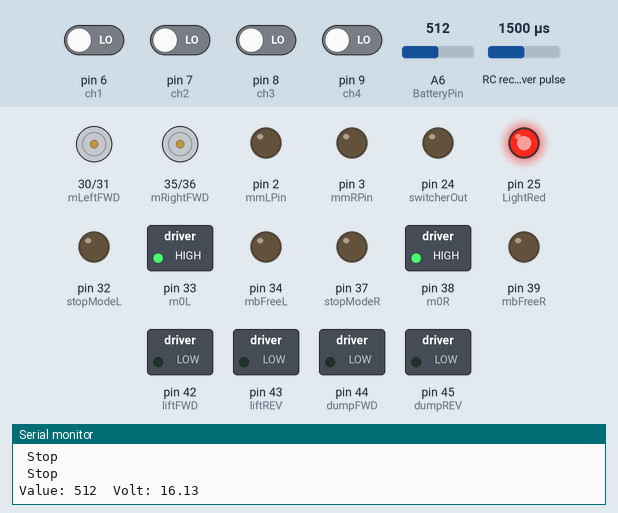
This sketch was run on a simulated Arduino Mega 2560, built with avr-gcc and run on an emulated ATmega2560. Parts: motor-driver pin pairs drawn as motors (green arrow = first pin HIGH = forward, orange = second pin HIGH = backward, longer = more drive), switched loads named in the sketch (green lamp = pin HIGH), output pins drawn as LEDs (lit = HIGH), the last lines printed to the serial monitor. Wiring (inferred from the names in the program): RC receiver channel: data pin 10. Dashed ring = blinking. The inputs (shaded band) are chosen by the test bench; at power-on: pin 6 (ch1), pin 7 (ch2), pin 8 (ch3), pin 9 (ch4) LOW, A6 (BatteryPin) = 512, RC receiver pulse 1500 µs.

Above: at 0.97 s.
1.3 s: A6 (BatteryPin) set to 623
At 2.12 s:
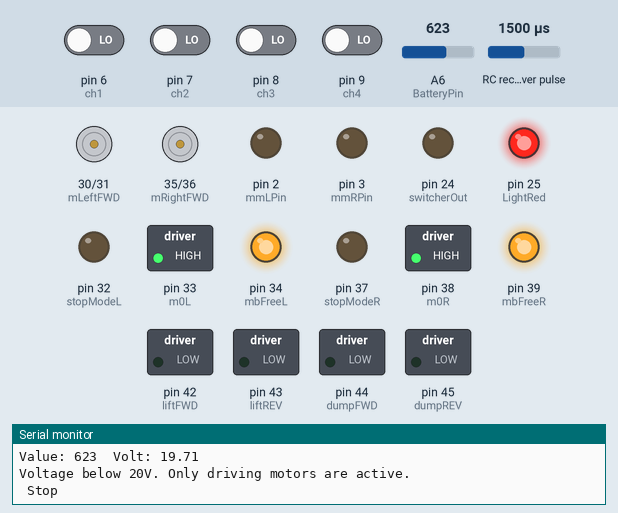
4.3 s: A6 (BatteryPin) set to 648
At 4.98 s:
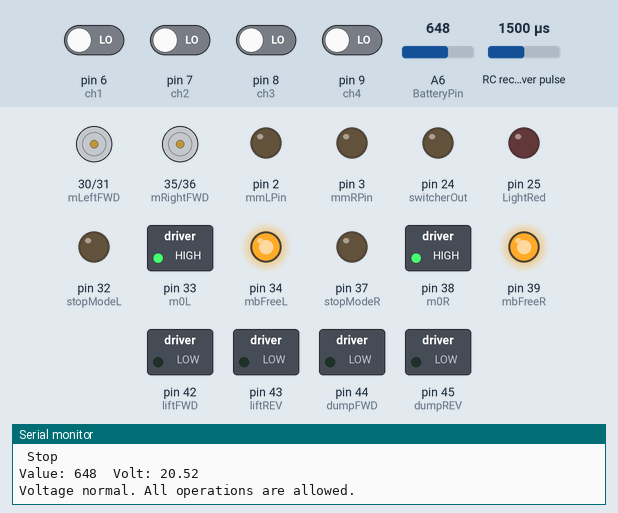
7.3 s: RC receiver pulse (sensor on pin 10) set to 1528 µs
10.3 s: RC receiver pulse (sensor on pin 10) set to 1560 µs
At 11.5 s:
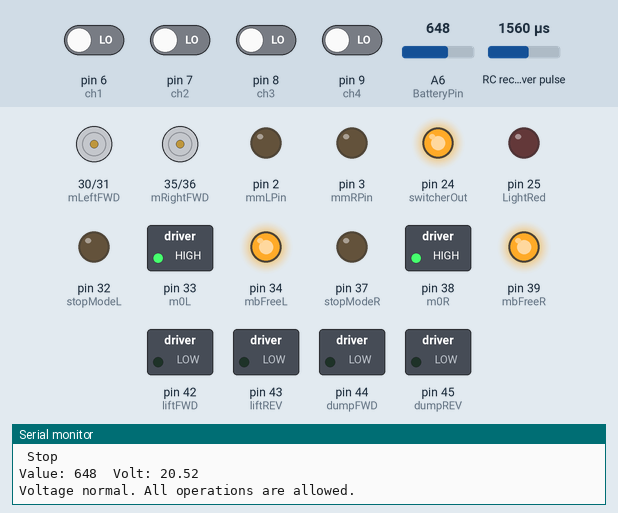
11.8 s: A6 (BatteryPin) set to 511
At 14.61 s:
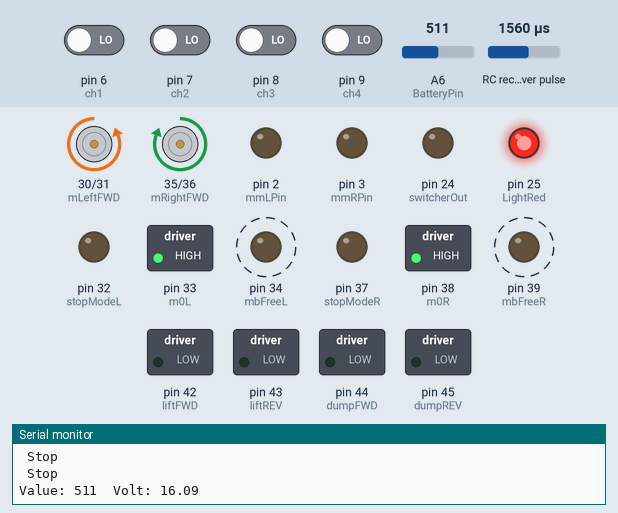
14.8 s: A6 (BatteryPin) set to 555
17.8 s: A6 (BatteryPin) set to 579
At 18.7 s:
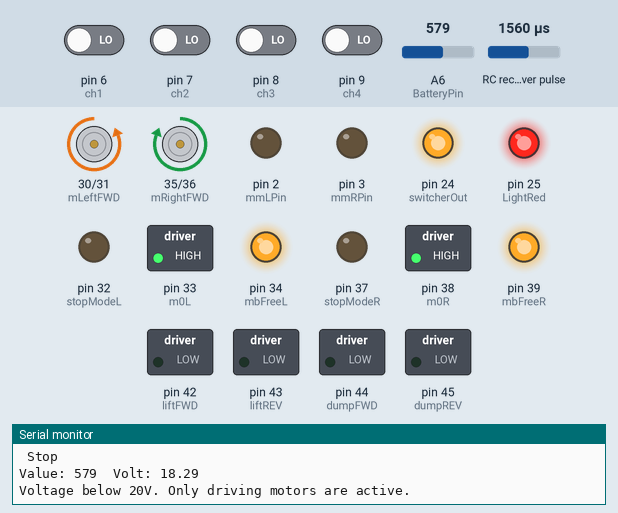
Timing chart, 0 to 23.4 s (numbered marks = the images above; inputs shaded):
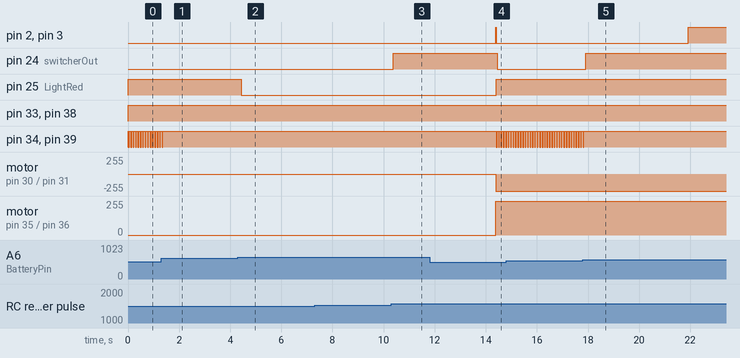

The sketch:

2025.05.15_1006Backet_Tokuyama.ino
```cpp
//左モータードライバーピン割振
#define mLeftFWD 30
#define mLeftREV 31
#define stopModeL 32
#define m0L 33
#define mbFreeL 34
#define mmLPin 2  // left motor speed PWM

//右モータードライバーピン割振
#define mRightFWD 35
#define mRightREV 36
#define stopModeR 37
#define m0R 38
#define mbFreeR 39
#define mmRPin 3  // Right motor speed PWM

//シリンダーモータードライバーピン割振
#define liftFWD 42
#define liftREV 43
#define dumpFWD 44
#define dumpREV 45

//動力リレー用リレーピン割振
#define switcherOut 24  // switch output

//積層信号灯リレー
#define LightRed 25

//分圧抵抗読み取り
#define BatteryPin A6
int batteryV = 0;

//レシーバーピン割振
const int ch1 = 6;   // right X
const int ch2 = 7;   // left Y
const int ch3 = 8;   // right Y
const int ch4 = 9;   // left X
const int ch5 = 10;  /// switchA
const int ch6 = 11;  // switchB

//レシーバー用変数
int VR = 0;
int rightX = 0;
int rightY = 0;
int leftX, leftXa, leftXb;
int leftY = 0;
int switcher = 0;
int gap;

int readVoltageRaw() {
  long sum = 0;
  for (int i = 0; i < 10; i++) {
    sum += analogRead(BatteryPin);
    delay(5);  // 少し待つと安定する
  }
  return sum / 10;
}
bool allowOperation = false;  // 動作許可フラグ（初期は停止）

// グローバル変数（setupの上に記述）
unsigned long previousMillis = 0;
bool lightState = false;
float volt = 0;
int value = 0;

void setup() {

  Serial.begin(9600);

  //モータードライバー速度設定
  pinMode(mmLPin, OUTPUT);
  pinMode(mmRPin, OUTPUT);

  //左モータードライバーアウトプット
  pinMode(mLeftFWD, OUTPUT);
  pinMode(mLeftREV, OUTPUT);
  pinMode(stopModeL, OUTPUT);
  pinMode(m0L, OUTPUT);
  pinMode(mbFreeL, OUTPUT);

  //右モータードライバーアウトプット
  pinMode(mRightFWD, OUTPUT);
  pinMode(mRightREV, OUTPUT);
  pinMode(stopModeR, OUTPUT);
  pinMode(m0R, OUTPUT);
  pinMode(mbFreeR, OUTPUT);

  //シリンダーモータードライバー
  pinMode(liftFWD, OUTPUT);
  pinMode(liftREV, OUTPUT);
  pinMode(dumpFWD, OUTPUT);
  pinMode(dumpREV, OUTPUT);

  //レシーバー
  pinMode(ch1, INPUT);
  pinMode(ch2, INPUT);
  pinMode(ch3, INPUT);
  pinMode(ch4, INPUT);
  pinMode(ch5, INPUT);
  pinMode(ch6, INPUT);

  //動力リレー用リレー
  pinMode(switcherOut, OUTPUT);

  //積層信号灯用リレー
  pinMode(LightRed, OUTPUT);

  //積層信号灯用リレー
  pinMode(BatteryPin, INPUT);
}

void loop() {

  // HIGH:時間設定 LOW:瞬時停止
  digitalWrite(stopModeR, LOW);
  digitalWrite(stopModeL, LOW);
  // HIGH:速度指定を外部入力 LOW:内部速度設定器
  digitalWrite(m0R, HIGH);
  digitalWrite(m0L, HIGH);
  //HIGH:ブレーキ解放 LOW:ブレーキ保持
  digitalWrite(mbFreeR, HIGH);
  digitalWrite(mbFreeL, HIGH);
  batteryData();  // 電圧チェック（安全制御・LED点滅）

  // チャタリング防止のための短いディレイ（必要に応じて調整）
  delay(10);

  // RCスイッチ読み取り（ch5: 動力スイッチ）
  switcher = pulseIn(ch5, HIGH, 25000);  // タイムアウト25ms

  // 電圧が20V以上、かつ RCスイッチがONのときのみ動作
  if (volt >= 18.0 && switcher > 1550) {
    digitalWrite(switcherOut, HIGH);  // 動力リレーON

    // RC信号読み取り
    leftXb = leftXa;
    rightX = pulseIn(ch1, HIGH);  // ch1の計測を開始
    leftX = pulseIn(ch4, HIGH);   // ch4の計測を開始
    rightY = pulseIn(ch3, HIGH);  // ch3の計測を開始
    leftY = pulseIn(ch2, HIGH);   // ch2の計測を開始
    leftXa = leftX;

    // leftXチャタリング対策（無効値対策）
    gap = abs(leftXb - leftXa);
    if (leftX < 1000 || leftX > 2000) {
      leftX = leftXb;
      leftXa = leftXb;
    } else {
      leftX = leftX;
      leftXa = leftXa;
    }


    // アーム動作
    lift(rightY);
    dump(rightX);

    // 走行モーター動作
    motor(leftX, leftY);
  } else {
    // 電源スイッチOFFまたは電圧不足時：停止
    digitalWrite(switcherOut, LOW);
    stopMachine();
  }
}

// モーター停止関数
void stopMachine() {
  //モーター速度0
  analogWrite(mmLPin, 0);
  analogWrite(mmRPin, 0);

  //前進後進指示なし
  digitalWrite(liftFWD, LOW);
  digitalWrite(liftREV, LOW);
  digitalWrite(dumpFWD, LOW);
  digitalWrite(dumpREV, LOW);

  //HIGH:ブレーキ解放 LOW:ブレーキ保持
  digitalWrite(mbFreeL, LOW);
  digitalWrite(mbFreeR, LOW);

  // STOP表示
  Serial.println(" Stop ");
}

// モーター関数
void motor(int leftX, int leftY) {

  //up - motor control
  if (leftY <= 1450) {

    //前進
    digitalWrite(mRightFWD, HIGH);
    digitalWrite(mRightREV, LOW);
    digitalWrite(mLeftFWD, LOW);
    digitalWrite(mLeftREV, HIGH);

    // 前進速度
    if (leftY >= 1150) {
      int speed_m = map(leftY, 1450, 1150, 0, 255);
      analogWrite(mmLPin, speed_m);
      analogWrite(mmRPin, speed_m);
      Serial.println("111");
    } else if (leftY < 1150) {
      analogWrite(mmLPin, 255);
      analogWrite(mmRPin, 255);
      Serial.println("111AAA");
    }

    // 前進しながら方向転換
    if (leftX >= 1550) {
      int speed_m = map(leftY, 1450, 1000, 0, 255);
      analogWrite(mmLPin, speed_m * 1 / 2);
      analogWrite(mmRPin, speed_m);
      Serial.println("222");
    } else if (leftX <= 1450) {
      int speed_m = map(leftY, 1450, 1000, 0, 255);
      analogWrite(mmLPin, speed_m);
      analogWrite(mmRPin, speed_m * 1 / 2);
      Serial.println("888");
    }

  } else if (leftY > 1450 && leftY < 1550) {
    if (leftX > 1450 && leftX < 1550) {

      //停止
      digitalWrite(mRightFWD, LOW);
      digitalWrite(mRightREV, LOW);
      digitalWrite(mLeftFWD, LOW);
      digitalWrite(mLeftREV, LOW);

      analogWrite(mmLPin, 0);
      analogWrite(mmRPin, 0);

      // STOP表示
      Serial.println(" No Signal ");
    } else if (leftX >= 1550) {

      // 右旋回
      digitalWrite(mRightFWD, HIGH);
      digitalWrite(mRightREV, LOW);
      digitalWrite(mLeftFWD, HIGH);
      digitalWrite(mLeftREV, LOW);

      if (leftX <= 2000) {
        int speed_m = map(leftX, 2000, 1550, 255, 0);
        analogWrite(mmLPin, speed_m);
        analogWrite(mmRPin, speed_m);
        Serial.println("333");
      } else {
        analogWrite(mmLPin, 255);
        analogWrite(mmRPin, 255);
        Serial.println("333AAA");
      }
    } else if (leftX <= 1450) {  // left side - X

      //左旋回
      digitalWrite(mRightFWD, LOW);
      digitalWrite(mRightREV, HIGH);
      digitalWrite(mLeftFWD, LOW);
      digitalWrite(mLeftREV, HIGH);

      if (leftX >= 1000) {
        int speed_m = map(leftX, 1450, 1000, 0, 255);
        analogWrite(mmLPin, speed_m);
        analogWrite(mmRPin, speed_m);
        Serial.println("777");
      } else {
        analogWrite(mmLPin, 255);
        analogWrite(mmRPin, 255);
        Serial.println("777AAA");
      }
    }
  } else if (leftY >= 1550) {

    //後進
    digitalWrite(mRightFWD, LOW);
    digitalWrite(mRightREV, HIGH);
    digitalWrite(mLeftFWD, HIGH);
    digitalWrite(mLeftREV, LOW);

    //後進速度
    if (leftY <= 1900) {
      int speed_m = map(leftY, 1550, 1900, 0, 255);
      analogWrite(mmLPin, speed_m);
      analogWrite(mmRPin, speed_m);
      Serial.println("555");
    } else if (leftY > 1900) {
      analogWrite(mmLPin, 255);
      analogWrite(mmRPin, 255);
      Serial.println("555AAA");
    }

    //後進しながら方向転換
    if (leftX >= 1550) {  // lower right side - X
      int speed_m = map(leftY, 1550, 2000, 0, 255);
      analogWrite(mmLPin, speed_m * 1 / 2);
      analogWrite(mmRPin, speed_m);
      Serial.print("444");

    } else if (leftX <= 1450) {  // lower left side - X
      int speed_m = map(leftY, 1550, 2000, 0, 255);
      analogWrite(mmLPin, speed_m);
      analogWrite(mmRPin, speed_m * 1 / 2);
      Serial.print("666");
    }
  }
}

//アームリフト関数
void lift(int pulse) {
  if (pulse < 1250 && pulse > 950) {
    digitalWrite(liftFWD, HIGH);
    digitalWrite(liftREV, LOW);
  } else if (pulse < 2070 && pulse > 1750) {
    digitalWrite(liftFWD, LOW);
    digitalWrite(liftREV, HIGH);
  } else if (pulse < 1750 && pulse > 1250) {
    digitalWrite(liftFWD, LOW);
    digitalWrite(liftREV, LOW);
  }
}

//アームダンプ関数
void dump(int pulse) {
  if (pulse < 1250 && pulse > 950) {
    digitalWrite(dumpFWD, HIGH);
    digitalWrite(dumpREV, LOW);
  } else if (pulse < 2070 && pulse > 1750) {
    digitalWrite(dumpFWD, LOW);
    digitalWrite(dumpREV, HIGH);
  } else if (pulse < 1750 && pulse > 1250) {
    digitalWrite(dumpFWD, LOW);
    digitalWrite(dumpREV, LOW);
  }
}

void batteryData() {
  value = analogRead(BatteryPin);
  volt = value * (5.0 / 1023.0);     // ArduinoのA/D変換（0〜5V）
  volt = volt * (51.0 + 9.1) / 9.1;  // 分圧補正
  volt = volt - 0.4;                 // 実測に合わせて補正

  Serial.print("Value: ");
  Serial.print(value);
  Serial.print("  Volt: ");
  Serial.println(volt, 2);  // 小数点以下2桁で表示

  // 電圧が20V未満の場合、走行モーターのみ稼働
  if (volt < 20.00 && volt >= 18.0) {
    Serial.println("Voltage below 20V. Only driving motors are active.");
    digitalWrite(LightRed, HIGH);
    digitalWrite(liftFWD, LOW);
    digitalWrite(liftREV, LOW);
    digitalWrite(dumpFWD, LOW);
    digitalWrite(dumpREV, LOW);
  } else if (volt < 18.0) {
    Serial.println("Voltage below 18V. Shutting down all operations.");
    digitalWrite(LightRed, HIGH);
    stopMachine();  // すべての動作を停止
  } else            // volt >= 20.0 のとき
  {
    Serial.println("Voltage normal. All operations are allowed.");
    digitalWrite(LightRed, LOW);  // 警告LEDを消す
                                  // 必要に応じて、liftやdumpを再度有効化
  }
}
```

Measured:
- the behaviour switches between 631 and 632 on A6 (BatteryPin) (found by bisection; images 1 and 2)
- the behaviour switches between 1545 and 1546 µs on RC receiver pulse (sensor on pin 10) (found by bisection; images 2 and 3)
- the behaviour switches between 570 and 571 on A6 (BatteryPin) (found by bisection; images 4 and 5)
- after the input at 1.3 s, pin 34 (mbFreeL), pin 39 (mbFreeR): goes on until 1.4 s, then stays HIGH
- after the input at 4.3 s, pin 25 (LightRed): HIGH → LOW after 0.13 s
- after the input at 10.3 s, pin 24 (switcherOut): LOW → HIGH after 0.08 s
- after the input at 11.8 s, pin 24 (switcherOut): HIGH → LOW after 2.6 s; pin 25 (LightRed): LOW → HIGH after 2.6 s; pin 34 (mbFreeL), pin 39 (mbFreeR): alternates HIGH for 0.07 s and LOW for 0.03 s, starting after 2.6 s
- after the input at 17.8 s, pin 2 (mmLPin), pin 3 (mmRPin): LOW → HIGH after 4.1 s; pin 24 (switcherOut): LOW → HIGH after 0.12 s; pin 34 (mbFreeL), pin 39 (mbFreeR): goes on until 17.8 s, then stays HIGH
